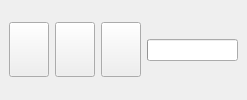
                     <widget class="QWidget" name="widget_13" native="true">
                      <property name="maximumSize">
                       <size>
                        <width>500</width>
                        <height>16777215</height>
                       </size>
                      </property>
                      <property name="styleSheet">
                       <string notr="true"/>
                      </property>
                      <layout class="QHBoxLayout" name="horizontalLayout_32">
                       <property name="spacing">
                        <number>6</number>
                       </property>
                       <property name="leftMargin">
                        <number>9</number>
                       </property>
                       <property name="topMargin">
                        <number>9</number>
                       </property>
                       <property name="rightMargin">
                        <number>9</number>
                       </property>
                       <property name="bottomMargin">
                        <number>9</number>
                       </property>
                       <item>
                        <widget class="QWidget" name="widget_24" native="true">
                         <layout class="QHBoxLayout" name="horizontalLayout_39">
                          <property name="spacing">
                           <number>0</number>
                          </property>
                          <property name="leftMargin">
                           <number>0</number>
                          </property>
                          <property name="topMargin">
                           <number>0</number>
                          </property>
                          <property name="rightMargin">
                           <number>0</number>
                          </property>
                          <property name="bottomMargin">
                           <number>0</number>
                          </property>
                          <item>
                           <widget class="QPushButton" name="startRenderButton">
                            <property name="enabled">
                             <bool>true</bool>
                            </property>
                            <property name="maximumSize">
                             <size>
                              <width>59</width>
                              <height>55</height>
                             </size>
                            </property>
                            <property name="styleSheet">
                             <string notr="true"/>
                            </property>
                            <property name="text">
                             <string/>
                            </property>
                            <property name="icon">
                             <iconset resource="resources.qrc">
                              <normaloff>:/icons/icons/play-circle.svg</normaloff>:/icons/icons/play-circle.svg</iconset>
                            </property>
                            <property name="iconSize">
                             <size>
                              <width>40</width>
                              <height>45</height>
                             </size>
                            </property>
                            <property name="checkable">
                             <bool>false</bool>
                            </property>
                            <property name="checked">
                             <bool>false</bool>
                            </property>
                            <property name="autoRepeat">
                             <bool>false</bool>
                            </property>
                            <property name="autoExclusive">
                             <bool>false</bool>
                            </property>
                           </widget>
                          </item>
                         </layout>
                        </widget>
                       </item>
                       <item>
                        <layout class="QHBoxLayout" name="onRenderButtonsContiainer">
                         <item>
                          <widget class="QPushButton" name="pauseRenderButton">
                           <property name="enabled">
                            <bool>true</bool>
                           </property>
                           <property name="maximumSize">
                            <size>
                             <width>59</width>
                             <height>55</height>
                            </size>
                           </property>
                           <property name="styleSheet">
                            <string notr="true"/>
                           </property>
                           <property name="text">
                            <string/>
                           </property>
                           <property name="icon">
                            <iconset resource="resources.qrc">
                             <normaloff>:/icons/icons/pause-circle.svg</normaloff>:/icons/icons/pause-circle.svg</iconset>
                           </property>
                           <property name="iconSize">
                            <size>
                             <width>40</width>
                             <height>45</height>
                            </size>
                           </property>
                           <property name="checkable">
                            <bool>false</bool>
                           </property>
                           <property name="checked">
                            <bool>false</bool>
                           </property>
                          </widget>
                         </item>
                         <item>
                          <widget class="QPushButton" name="killRenderButton">
                           <property name="sizePolicy">
                            <sizepolicy hsizetype="Fixed" vsizetype="Fixed">
                             <horstretch>0</horstretch>
                             <verstretch>0</verstretch>
                            </sizepolicy>
                           </property>
                           <property name="maximumSize">
                            <size>
                             <width>59</width>
                             <height>55</height>
                            </size>
                           </property>
                           <property name="text">
                            <string/>
                           </property>
                           <property name="icon">
                            <iconset resource="resources.qrc">
                             <normaloff>:/icons/icons/x-circle.svg</normaloff>:/icons/icons/x-circle.svg</iconset>
                           </property>
                           <property name="iconSize">
                            <size>
                             <width>40</width>
                             <height>45</height>
                            </size>
                           </property>
                          </widget>
                         </item>
                        </layout>
                       </item>
                       <item>
                        <widget class="QProgressBar" name="progressBar">
                         <property name="sizePolicy">
                          <sizepolicy hsizetype="Expanding" vsizetype="Fixed">
                           <horstretch>0</horstretch>
                           <verstretch>0</verstretch>
                          </sizepolicy>
                         </property>
                         <property name="value">
                          <number>0</number>
                         </property>
                         <property name="textVisible">
                          <bool>false</bool>
                         </property>
                        </widget>
                       </item>
                      </layout>
                     </widget>
